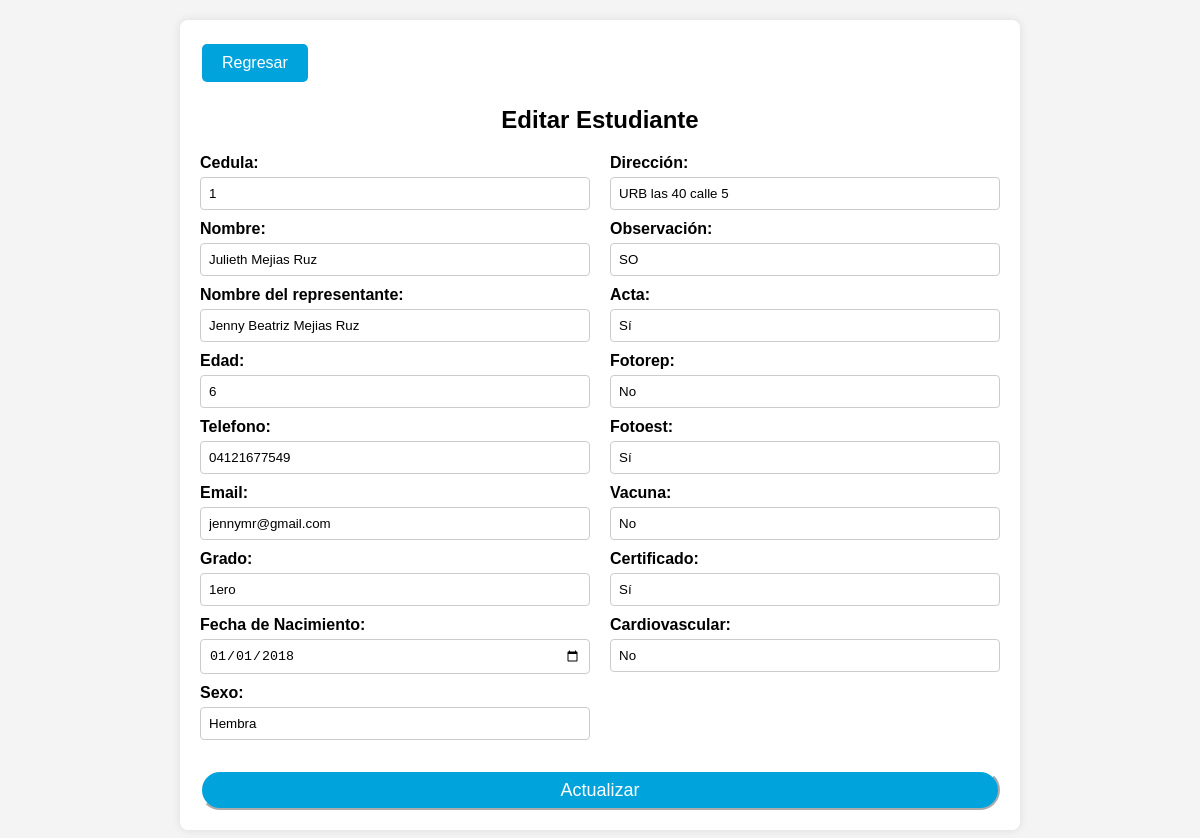
The page /editar_estudiante.php?cedula=1 on the database its author committed.
### tables this page shows
CREATE TABLE `inscripciones` (
  `cedula` int(8) NOT NULL,
  `nombre_estudiante` varchar(50) NOT NULL,
  `nombre_representante` varchar(50) NOT NULL,
  `telefono` varchar(11) NOT NULL,
  `email` varchar(100) NOT NULL,
  `grado` varchar(60) NOT NULL,
  `fecha_nacimiento` date NOT NULL,
  `sexo` varchar(20) NOT NULL,
  `fecha` timestamp NOT NULL DEFAULT current_timestamp(),
  `direccion` text NOT NULL,
  `acta` varchar(50) NOT NULL,
  `fotorep` varchar(30) NOT NULL,
  `fotoest` varchar(50) NOT NULL,
  `vacuna` varchar(50) NOT NULL,
  `certificado` varchar(50) NOT NULL,
  `cardio` varchar(50) NOT NULL,
  `edad` varchar(2) NOT NULL,
  `observacion` text NOT NULL,
  `id_docente` int(8) NOT NULL
);

### editar_estudiante.php (the view, shortened to what this page needs)
<?php
$conexion = new mysqli("localhost", "root", "", "inscripcion");
if (isset($_GET['cedula'])) {
    $cedula = $_GET['cedula'];
    $consulta = "SELECT * FROM inscripciones WHERE cedula = ?";
    $stmt = $conexion->prepare($consulta);
    $stmt->bind_param("s", $cedula);
    $stmt->execute();
    $resultado = $stmt->get_result();
    if ($resultado->num_rows > 0) {
        $estudiante = $resultado->fetch_assoc();
    } else {
        echo "Estudiante no encontrado.";
        exit;
    }
} else {
    echo "Cedula de estudiante no proporcionada.";
    exit;
}
?>
<!DOCTYPE html>
<html lang="es">
<head>
</head>
<body>
    <div class="container">
                  <a href="siguiente.php" class="boton-regresar">Regresar</a>
                  <br>
        <h2 class="title">Editar Estudiante</h2>
        <form method="post" action="<?php echo htmlspecialchars($_SERVER["PHP_SELF"] . "?cedula=" . $estudiante['cedula']); ?>">
            <div class="form-container">
                <div class="form-column">
                    <label for="cedula">Cedula:</label>
                    <input type="text" id="cedula" name="cedula" value="<?php echo htmlspecialchars($estudiante['cedula']); ?>">
                    <label for="nombre_estudiante">Nombre:</label>
                    <input type="text" id="nombre_estudiante" name="nombre_estudiante" value="<?php echo htmlspecialchars($estudiante['nombre_estudiante']); ?>">
                    <label for="nombre_representante">Nombre del representante:</label>
                    <input type="text" id="nombre_representante" name="nombre_representante" value="<?php echo htmlspecialchars($estudiante['nombre_representante']); ?>">
                    <label for="edad">Edad:</label>
                    <input type="text" id="edad" name="edad" value="<?php echo htmlspecialchars($estudiante['edad']); ?>">
                    <label for="telefono">Telefono:</label>
                    <input type="text" id="telefono" name="telefono" value="<?php echo htmlspecialchars($estudiante['telefono']); ?>">
                    <label for="email">Email:</label>
                    <input type="text" id="email" name="email" value="<?php echo htmlspecialchars($estudiante['email']); ?>">
                    <label for="grado">Grado:</label>
                    <input type="text" id="grado" name="grado" value="<?php echo htmlspecialchars($estudiante['grado']); ?>">
                    <label for="fecha_nacimiento">Fecha de Nacimiento:</label>
                    <input type="date" id="fecha_nacimiento" name="fecha_nacimiento" value="<?php echo htmlspecialchars($estudiante['fecha_nacimiento']); ?>">
                    <label for="sexo">Sexo:</label>
                    <input type="text" id="sexo" name="sexo" value="<?php echo htmlspecialchars($estudiante['sexo']); ?>">
                    </div>
                <div class="form-column">
                    <label for="direccion">Dirección:</label>
                    <input type="text" id="direccion" name="direccion" value="<?php echo htmlspecialchars($estudiante['direccion']); ?>">
                    <label for="observacion">Observación:</label>
                    <input type="text" id="observacion" name="observacion" value="<?php echo htmlspecialchars($estudiante['observacion']); ?>">
                    <label for="acta">Acta:</label>
                    <input type="text" id="acta" name="acta" value="<?php echo htmlspecialchars($estudiante['acta']); ?>">
                    <label for="fotorep">Fotorep:</label>
                    <input type="text" id="fotorep" name="fotorep" value="<?php echo htmlspecialchars($estudiante['fotorep']); ?>">
                    <label for="fotoest">Fotoest:</label>
                    <input type="text" id="fotoest" name="fotoest" value="<?php echo htmlspecialchars($estudiante['fotoest']); ?>">
                    <label for="vacuna">Vacuna:</label>
                    <input type="text" id="vacuna" name="vacuna" value="<?php echo htmlspecialchars($estudiante['vacuna']); ?>">
                    <label for="certificado">Certificado:</label>
                    <input type="text" id="certificado" name="certificado" value="<?php echo htmlspecialchars($estudiante['certificado']); ?>">
                    <label for="cardio">Cardiovascular:</label>
                    <input type="text" id="cardio" name="cardio" value="<?php echo htmlspecialchars($estudiante['cardio']); ?>">
                </div>
            </div>
            <input type="submit" value="Actualizar" style="background-color: #00A3DC; color: #FFF; border-color:#FFF; border-radius: 20px; width: 800px; height: 40px; font-size: 18px; ">
        </form>
    </div>
</body>
</html>

### editar_estudiante.php (style rules this page uses)
body { font-family: Arial, sans-serif; margin: 0; padding: 0; box-sizing: border-box; background-color: #f4f4f4; }
.container { max-width: 800px; margin: 20px auto; padding: 20px; background-color: #fff; border-radius: 8px; box-shadow: 0 0 10px rgba(0, 0, 0, 0.1); }
.title { text-align: center; margin-bottom: 20px; }
.form-container { display: flex; flex-wrap: wrap; justify-content: space-between; }
.form-column { flex-basis: calc(50% - 10px); margin-bottom: 20px; }
.form-column input, .form-column select { width: 100%; margin-bottom: 10px; padding: 8px; border: 1px solid #ccc; border-radius: 4px; box-sizing: border-box; }
.form-column input[type="date"] { padding: 8px; }
label { font-weight: bold; display: block; margin-bottom: 5px; }
.boton-regresar { display: inline-block; background-color: #00A3DC; color: white; padding: 10px 20px; text-align: center; text-decoration: none; font-size: 16px; margin: 4px 2px; cursor: pointer; border: none; border-radius: 5px; }

### rows shown on the page
inscripciones: cedula "1", nombre_estudiante "Julieth Mejias Ruz", nombre_representante "Jenny Beatriz Mejias Ruz", edad "6", telefono "04121677549", email "jennymr@gmail.com", grado "1ero", fecha_nacimiento "01/01/2018", sexo "Hembra", direccion "URB las 40 calle 5", observacion "SO", acta "Sí", fotorep "No", fotoest "Sí", vacuna "No", certificado "Sí", cardio "No"
